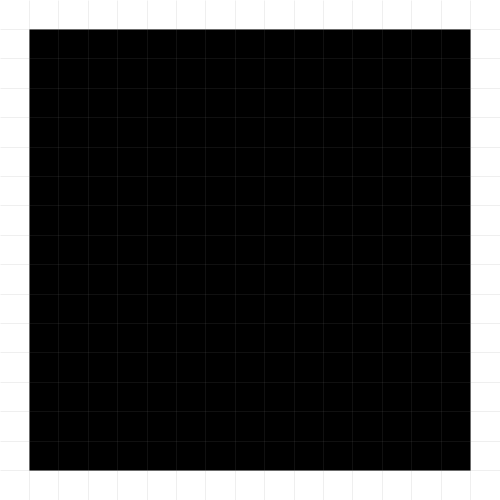
Frame 1 (no input)
Frame 60 (the mouse pressed at the canvas centre just before this capture): identical to frame 1, image omitted
Frame 120 (the mouse held since frame 60 and released just before this capture): identical to frame 1, image omitted

The Processing sketch that drew this single still picture (run headless with seeded random() and noise(); from frame 60 on, the mouse is pressed at the canvas centre):

// Processing sketch: ModularCubes
// ── ModularCubes.pde
float outer,inner, step;

void setup(){
  outer = 500;
  inner = outer*(1-(1/8.5));
  step = outer/17;
  surface.setSize(int(outer),int(outer));
  rectMode(CENTER);
}

void draw(){
  background(0);
  pushMatrix();
  noStroke();
  fill(255);
  translate(outer/2,outer/2);
  square(0,0,outer);
  fill(0);
  square(0,0,inner);
  popMatrix();
  stroke(127);
  strokeWeight(0);
  for(int i = 1; i < 17; i++){
    line(0,i*step,outer,i*step);
    line(i*step,0,i*step,outer);
  }
}
